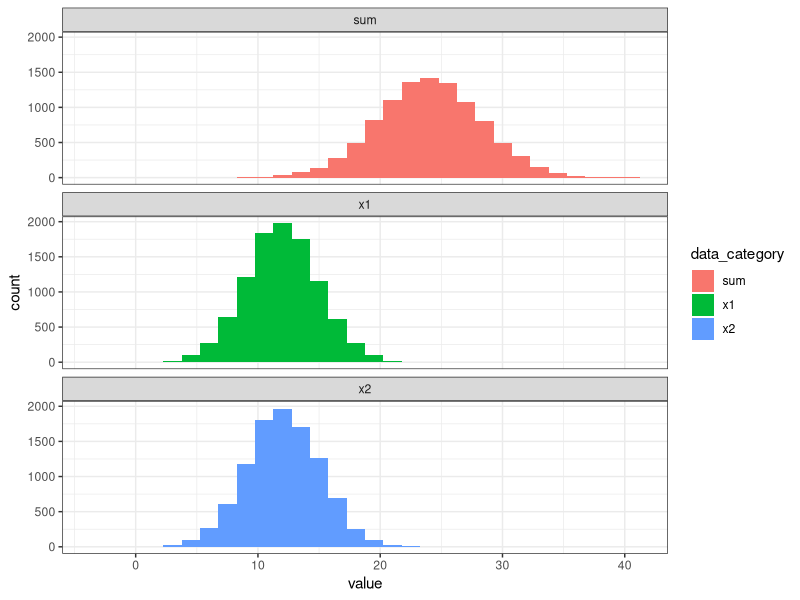
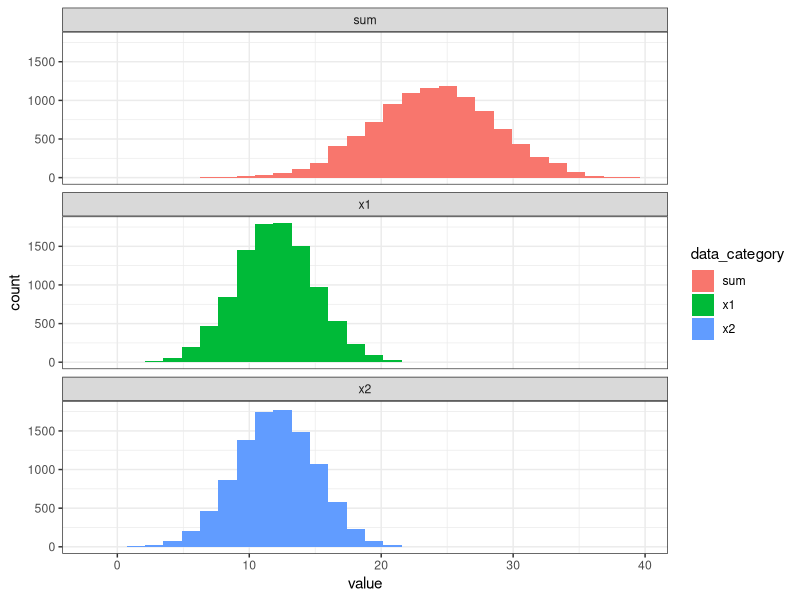
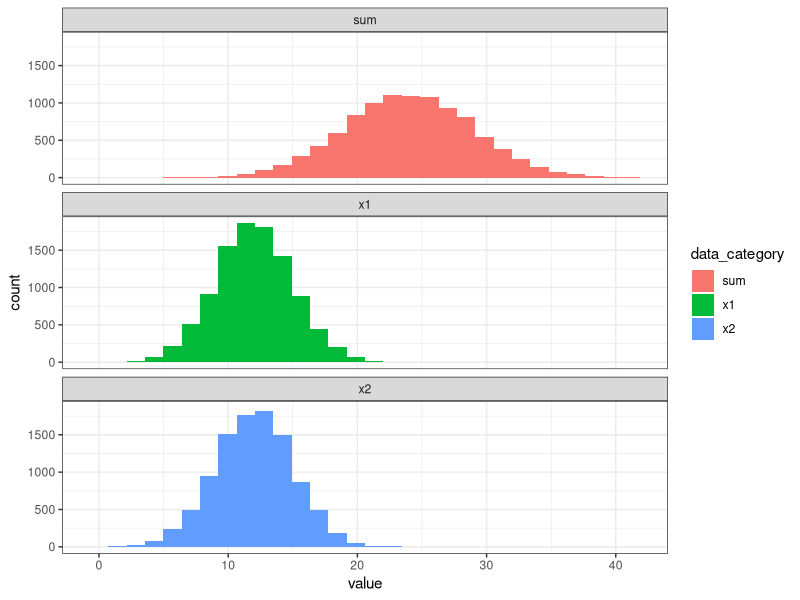
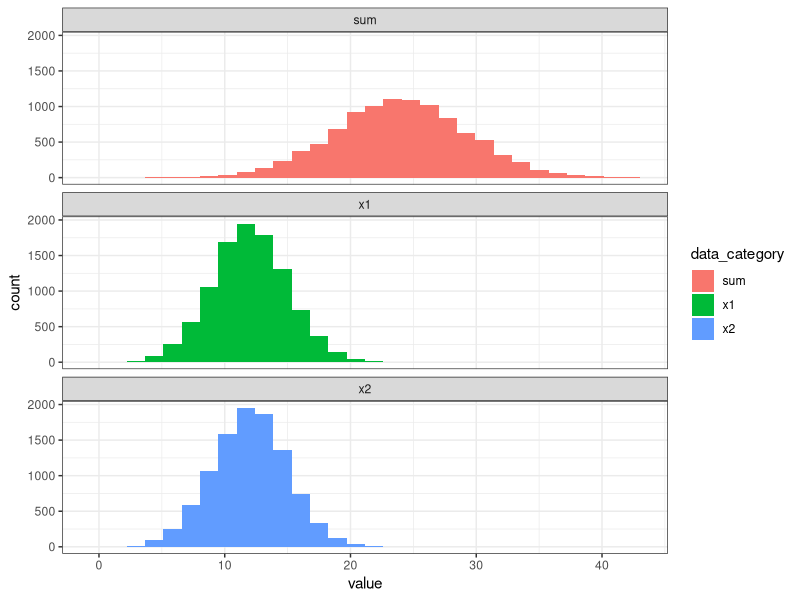
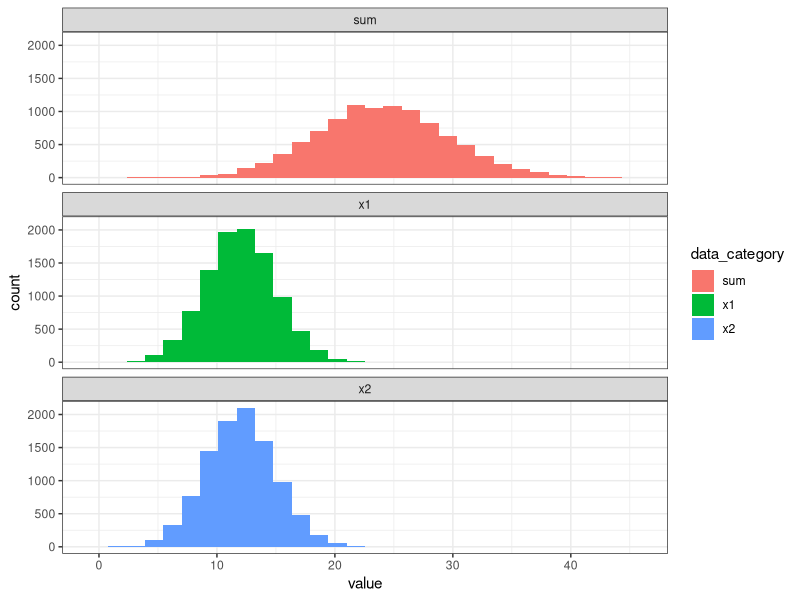
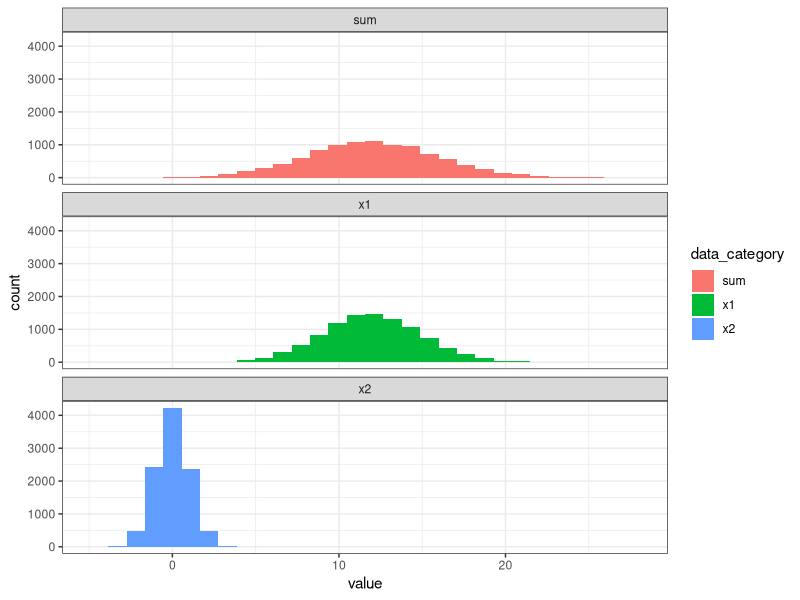

Source code (R) for these figures, in order:
###############################################################################
# Demo 2 showing how the variance of the sum of two random variables
# responds to covariance between the two random variables. This is 
# demonstrated with simulated data.
#
# Variables are named to follow  y = x1 + x2 where all are random variables.
# Variable z is a precursor random variable used to create x2.
#
# September 2026
###############################################################################

library(tidyr)
library(dplyr)
library(ggplot2)
library(stringr)


###############################################################################
# set parameters
###############################################################################
N <- 10000    # size of x1 and x2 simulated vectors 

# parameters for normal distributions for freq. distributions of x1 and x2
x1_mean <- 10 
x1_stdev <- 2

x2_mean <- 12
x2_stdev <- 3

# correlation values to create range of covariance between x1 and x2 
corr_target_vals <- c(0.0, 0.2, 0.4, 0.6, 0.8, 1.0)



###############################################################################
#  create data frame with N rows and n columns with structure:
#    col 1: values of random variable x1 
#    col 2: random variates x2 with corr_vals[1] correlation with x2
#    col 2: random variates x2 with corr_vals[2] correlation with x2
#    col 2: random variates x2 with corr_vals[3] correlation with x2
#    .....
#    col n: random variates x2 with corr_vals[n] correlation with x2
###############################################################################

# first make data frame of same dimensions [N, n] with columns of independent
# standard normal random variates. Col 1 is std normal version of x1.
# Cols 2:n are all instances of z, which is also standard normal.
nrows <- N
ncols <- length(corr_target_vals) + 1
data1 <- as.data.frame(matrix(rnorm(nrows*ncols), nrow=nrows, ncol=ncols))

# Transform the z columns to standard normal versions of x2 with specified
# correlation with x1
data2 <- data1
for (icol in seq(2,ncols)) {
 target_corr <- corr_target_vals[icol - 1]
 data2[,icol] <- data2[,1]*target_corr + sqrt(1 - target_corr^2) * data2[,icol]
}

# Scale col 1 using x1 parameters, cols 2:n using x2 parameters
data3 <- data2 
data3[,1] <- x1_mean + data2[,1]*x1_stdev
for (icol in seq(2:ncols)) {
  data3[,icol] <- x2_mean + data2[,icol] * x2_stdev
}

# create meaningful column names
df_names <- character(ncols)
df_names[1] <- "x1"
for (icol in seq(2,ncols)) {
 icorr <- corr_target_vals[icol - 1]
 corr_str <- sprintf("%.1f", icorr)
 suffix <- str_remove(corr_str, "\\.")
 x2name <- str_c("x2", suffix, sep="_")
 df_names[icol] <- x2name 
}
names(data3) <- df_names  


###############################################################################
#  get x1-x2 correlations
###############################################################################
corr_vals <- cor(data3[,1], data3[,2:7], use = "pairwise.complete.obs")



###############################################################################
# calc x1+x2 sums, population variances, covariances
# covariance(x,y) = correlation(x,y) / (stdev(x) * stdev(y))
###############################################################################
for (icol in seq(2,ncols)) {
  colname <- str_c("sum_",names(data3)[icol])
  data3[[colname]] <- data3[,1] + data3[,icol]
}
col_vars <- sapply(data3, var)
cov_vals <- corr_vals * sqrt(col_vars[2:ncols] * col_vars[1])



###############################################################################
#  graph panels - x1-x2 xy scatter plot, freq. histograms of x1, x2, x1+x2 
###############################################################################
# make tidy
data_tidy <- data3 |>
  pivot_longer(cols=everything(), cols_vary="slowest", names_to="variable",
               values_to="value") |>
  mutate(target_correlation = ifelse(str_detect(variable, "_"),
                                     as.numeric(str_extract(variable,"[^_]+$"))/10,
                                     9999),
         data_category = case_when(
           str_detect(variable,"x1") ~ "x1",
           str_detect(variable,"sum") ~ "sum",
           str_detect(variable,"x2") ~ "x2"
         ))

# loop through correlation levels
for (icorr in corr_target_vals) {
  # filter for records with icorr correlation or 9999 which are x1 records
  data_filt <- data_tidy |> filter(target_correlation == icorr |
                                   target_correlation == 9999.0)
  
  # make 3 stacked graph panels for freq. histograms of x1, x2, x1+x2
  p3 <- ggplot(data = data_filt, mapping = aes(x=value, fill=data_category)) +
    geom_histogram() +
    facet_wrap(vars(data_category), ncol=1) +
    theme_bw()
  filename <- str_c("output_graphs/demo2",sprintf("%f", icorr),".png")
  ggsave(file=filename)
  
  # make separte set of graphs with centering (0 x value) on means
  
  
}
